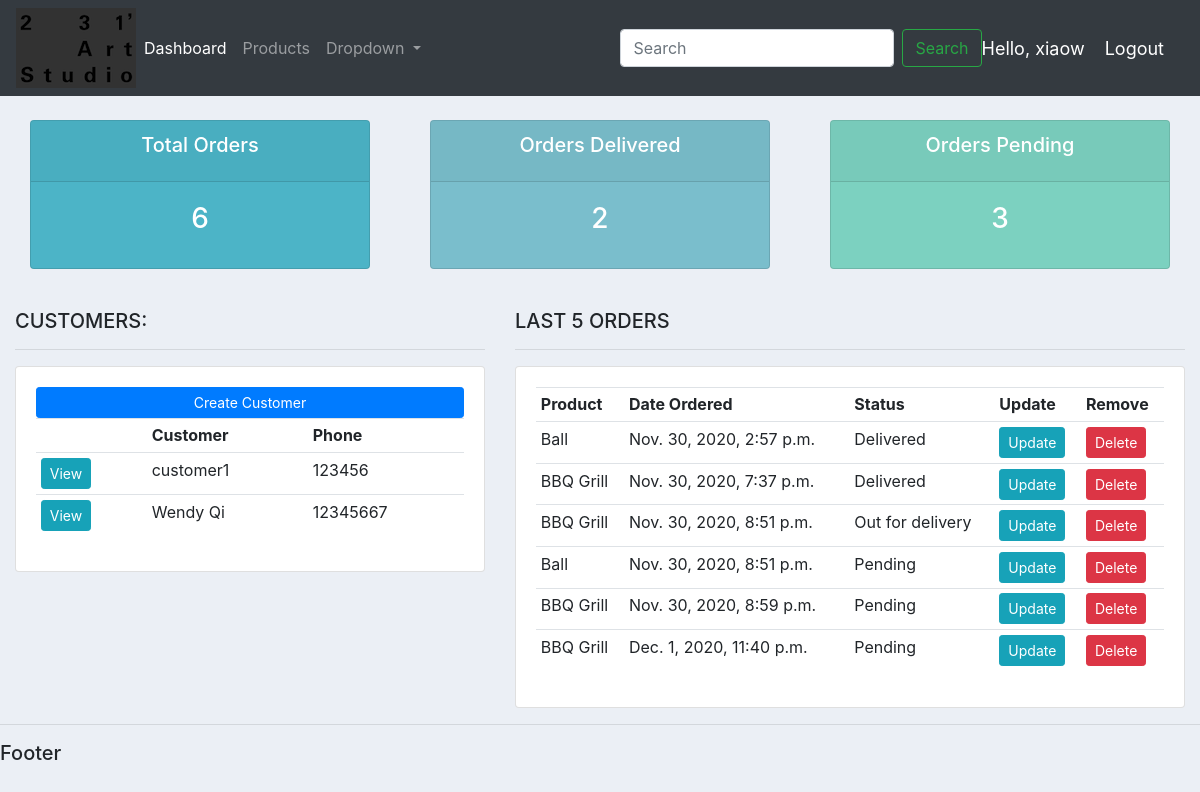
The app's page / (signed in), older data.
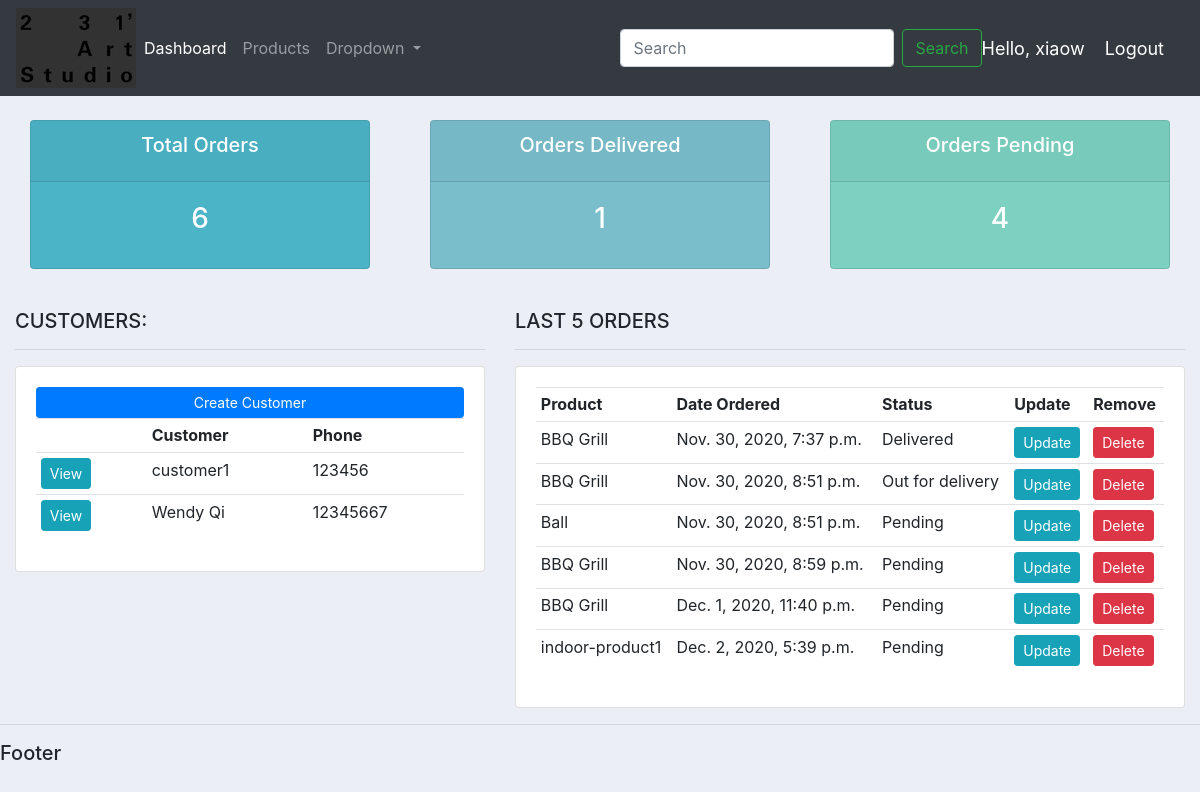
The same page, newer data.
### accounts/models.py (models this page shows, shortened)
class Customer(models.Model):
	name = models.CharField(max_length=200, null=True)
	phone = models.CharField(max_length=200, null=True)
	email = models.CharField(max_length=200, null=True)
	date_created = models.DateTimeField(auto_now_add=True, null=True)

class Order(models.Model):
	STATUS = (
		("Pending", "Pending"),
		("Out for delivery", "Out for delivery"),
		("Delivered", "Delivered"),
		)
	customer = models.ForeignKey(Customer, null=True, on_delete=models.SET_NULL)
	product = models.ForeignKey(Product, null=True, on_delete=models.SET_NULL)
	date_created = models.DateTimeField(auto_now_add=True, null=True)
	status = models.CharField(max_length=200, null=True, choices=STATUS)
	note = models.CharField(max_length=200, null=True)

class Product(models.Model):
	CATEGORY = (
		('Indoor', 'Indoor'),
		('OutDoor', 'OutDoor'),
		)
	name = models.CharField(max_length=200, null=True)
	price = models.FloatField(null=True)
	category = models.CharField(max_length=200, null=True, choices=CATEGORY)
	description = models.CharField(max_length=200, null=True, blank = True)
	date_created = models.DateTimeField(auto_now_add=True, null=True)
	tags = models.ManyToManyField(Tag)
	def __str__(self):
		return self.name

### accounts/decorators.py (the view)
	def wrapper_func(request, *args, **kwargs):
		group = None
		if request.user.groups.exists():
			group = request.user.groups.all()[0].name
		if group == 'customer':
			return redirect('user-page')
		if group == 'admin':
			return view_func(request, *args, **kwargs)

### accounts/views.py (called while the page is built)
@login_required(login_url='login')
@admin_only
def home(request):
	orders= Order.objects.all()
	customers=Customer.objects.all()
	total_customers = customers.count()
	total_orders = orders.count()
	delivered = orders.filter(status="Delivered").count()
	pending = orders.filter(status="Pending").count()
	context = {'orders':orders, 'customers':customers,
	'total_orders': total_orders, 'delivered':delivered,
	'pending':pending}
	return render(request, "accounts/dashboard.html", context)

### accounts/templates/accounts/dashboard.html
{% extends 'accounts/main.html' %}
{% block content %}
{% include 'accounts/status.html' %}
<br>
<div class="row">
	<div class="col-md-5">
		<h5>CUSTOMERS:</h5>
		<hr>
		<div class="card card-body">
			<a class="btn btn-primary btn-sm btn-block" href="">Create Customer</a>
			<table class="table table-sm">
				<tr>
					<th></th>
					<th>Customer</th>
					<th>Phone</th>
				</tr>
				{% for customer in customers %}
					<tr>
						<td><a class="btn btn-sm btn-info" href="{% url 'customer' customer.id %}">View</a></td>
						<td>{{customer.name}}</td>
						<td>{{customer.phone}}</td>
					</tr>
				{% endfor %}
			</table>
		</div>
	</div>
	<div class="col-md-7">
		<h5>LAST 5 ORDERS</h5>
		<hr>
		<div class="card card-body">
			<table class="table table-sm">
				<tr>
					<th>Product</th>
					<th>Date Ordered</th>
					<th>Status</th>
					<th>Update</th>
					<th>Remove</th>
				</tr>
				{% for order in orders %}
					<tr>
						<td>{{order.product}}</td>
						<td>{{order.date_created}}</td>
						<td>{{order.status}}</td>
						<td><a class="btn btn-sm btn-info" href="{% url 'update_order' order.id %}">Update</a></td>
						<td><a class="btn btn-sm btn-danger"href="{% url 'delete_order' order.id %}">Delete</a></td>
					</tr>
				{% endfor %}
			</table>
		</div>
	</div>
</div>
{% endblock %}

Row changes from the older to the newer data that the page shows:
removed Order: product "Ball", date_created "Nov. 30, 2020, 2:57 p.m.", status "Delivered"
added Order: product "indoor-product1", date_created "Dec. 2, 2020, 5:39 p.m.", status "Pending"
Text that changed along with them:
{{ delivered }}: "2" → "1"
{{ pending }}: "3" → "4"
